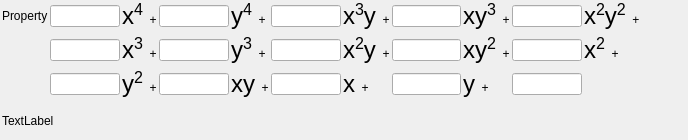
<?xml version="1.0" encoding="UTF-8"?>
<ui version="4.0">
 <class>FourthOrderPolynomialWidget</class>
 <widget class="QFrame" name="FourthOrderPolynomialWidget">
  <property name="geometry">
   <rect>
    <x>0</x>
    <y>0</y>
    <width>688</width>
    <height>140</height>
   </rect>
  </property>
  <layout class="QGridLayout" name="gridLayout_2">
   <property name="leftMargin">
    <number>2</number>
   </property>
   <property name="topMargin">
    <number>2</number>
   </property>
   <property name="rightMargin">
    <number>2</number>
   </property>
   <property name="bottomMargin">
    <number>2</number>
   </property>
   <property name="horizontalSpacing">
    <number>2</number>
   </property>
   <item row="1" column="4">
    <widget class="SVLineEdit" name="c04">
     <property name="minimumSize">
      <size>
       <width>50</width>
       <height>0</height>
      </size>
     </property>
     <property name="maximumSize">
      <size>
       <width>75</width>
       <height>16777215</height>
      </size>
     </property>
    </widget>
   </item>
   <item row="1" column="7">
    <widget class="QLabel" name="label_14">
     <property name="text">
      <string>&lt;html&gt;&lt;head/&gt;&lt;body&gt;&lt;p&gt;&lt;span style=&quot; font-size:18pt;&quot;&gt;x&lt;/span&gt;&lt;span style=&quot;font-size:18pt; vertical-align:super;&quot;&gt;3&lt;/span&gt;&lt;span style=&quot;font-size:18pt;&quot;&gt;y&lt;/span&gt;&amp;nbsp;&amp;nbsp;+&lt;/p&gt;&lt;/body&gt;&lt;/html&gt;</string>
     </property>
    </widget>
   </item>
   <item row="1" column="8">
    <widget class="SVLineEdit" name="c13">
     <property name="minimumSize">
      <size>
       <width>50</width>
       <height>0</height>
      </size>
     </property>
     <property name="maximumSize">
      <size>
       <width>75</width>
       <height>16777215</height>
      </size>
     </property>
    </widget>
   </item>
   <item row="1" column="11">
    <widget class="QLabel" name="label_16">
     <property name="text">
      <string>&lt;html&gt;&lt;head/&gt;&lt;body&gt;&lt;p&gt;&lt;span style=&quot; font-size:18pt;&quot;&gt;x&lt;/span&gt;&lt;span style=&quot; font-size:18pt; vertical-align:super;&quot;&gt;2&lt;/span&gt;&lt;span style=&quot; font-size:18pt;&quot;&gt;y&lt;/span&gt;&lt;span style=&quot; font-size:18pt; vertical-align:super;&quot;&gt;2&lt;/span&gt;&amp;nbsp;&amp;nbsp;+&lt;/p&gt;&lt;/body&gt;&lt;/html&gt;</string>
     </property>
    </widget>
   </item>
   <item row="1" column="2">
    <widget class="SVLineEdit" name="c40">
     <property name="minimumSize">
      <size>
       <width>50</width>
       <height>0</height>
      </size>
     </property>
     <property name="maximumSize">
      <size>
       <width>75</width>
       <height>16777215</height>
      </size>
     </property>
    </widget>
   </item>
   <item row="4" column="26">
    <widget class="QLabel" name="label_7">
     <property name="text">
      <string/>
     </property>
    </widget>
   </item>
   <item row="1" column="10">
    <widget class="SVLineEdit" name="c22">
     <property name="minimumSize">
      <size>
       <width>50</width>
       <height>0</height>
      </size>
     </property>
     <property name="maximumSize">
      <size>
       <width>75</width>
       <height>16777215</height>
      </size>
     </property>
    </widget>
   </item>
   <item row="1" column="6">
    <widget class="SVLineEdit" name="c31">
     <property name="minimumSize">
      <size>
       <width>50</width>
       <height>0</height>
      </size>
     </property>
     <property name="maximumSize">
      <size>
       <width>75</width>
       <height>16777215</height>
      </size>
     </property>
    </widget>
   </item>
   <item row="1" column="9">
    <widget class="QLabel" name="label_15">
     <property name="text">
      <string>&lt;html&gt;&lt;head/&gt;&lt;body&gt;&lt;p&gt;&lt;span style=&quot; font-size:18pt;&quot;&gt;xy&lt;/span&gt;&lt;span style=&quot; font-size:18pt; vertical-align:super;&quot;&gt;3&lt;/span&gt;&amp;nbsp;&amp;nbsp;+&lt;/p&gt;&lt;/body&gt;&lt;/html&gt;</string>
     </property>
    </widget>
   </item>
   <item row="1" column="5">
    <widget class="QLabel" name="label_13">
     <property name="text">
      <string>&lt;html&gt;&lt;head/&gt;&lt;body&gt;&lt;p&gt;&lt;span style=&quot; font-size:18pt;&quot;&gt;y&lt;/span&gt;&lt;span style=&quot; font-size:18pt; vertical-align:super;&quot;&gt;4&lt;/span&gt;&amp;nbsp;&amp;nbsp;+&lt;/p&gt;&lt;/body&gt;&lt;/html&gt;</string>
     </property>
    </widget>
   </item>
   <item row="1" column="3">
    <widget class="QLabel" name="label_12">
     <property name="text">
      <string>&lt;html&gt;&lt;head/&gt;&lt;body&gt;&lt;p&gt;&lt;span style=&quot; font-size:18pt;&quot;&gt;x&lt;/span&gt;&lt;span style=&quot; font-size:18pt; vertical-align:super;&quot;&gt;4&lt;/span&gt;&amp;nbsp;&amp;nbsp;+&lt;/p&gt;&lt;/body&gt;&lt;/html&gt;</string>
     </property>
    </widget>
   </item>
   <item row="1" column="1">
    <widget class="QLabel" name="label">
     <property name="text">
      <string>Property</string>
     </property>
    </widget>
   </item>
   <item row="3" column="2">
    <widget class="SVLineEdit" name="c02">
     <property name="minimumSize">
      <size>
       <width>50</width>
       <height>0</height>
      </size>
     </property>
     <property name="maximumSize">
      <size>
       <width>75</width>
       <height>16777215</height>
      </size>
     </property>
    </widget>
   </item>
   <item row="3" column="3">
    <widget class="QLabel" name="label_3">
     <property name="text">
      <string>&lt;html&gt;&lt;head/&gt;&lt;body&gt;&lt;p&gt;&lt;span style=&quot; font-size:18pt;&quot;&gt;y&lt;/span&gt;&lt;span style=&quot; font-size:18pt; vertical-align:super;&quot;&gt;2&lt;/span&gt;&amp;nbsp;&amp;nbsp;+&lt;/p&gt;&lt;/body&gt;&lt;/html&gt;</string>
     </property>
    </widget>
   </item>
   <item row="3" column="4">
    <widget class="SVLineEdit" name="c11">
     <property name="minimumSize">
      <size>
       <width>50</width>
       <height>0</height>
      </size>
     </property>
     <property name="maximumSize">
      <size>
       <width>75</width>
       <height>16777215</height>
      </size>
     </property>
     <property name="text">
      <string/>
     </property>
    </widget>
   </item>
   <item row="3" column="5">
    <widget class="QLabel" name="label_4">
     <property name="text">
      <string>&lt;html&gt;&lt;head/&gt;&lt;body&gt;&lt;p&gt;&lt;span style=&quot; font-size:18pt;&quot;&gt;xy&lt;/span&gt;&amp;nbsp;&amp;nbsp;+&lt;/p&gt;&lt;/body&gt;&lt;/html&gt;</string>
     </property>
    </widget>
   </item>
   <item row="3" column="6">
    <widget class="SVLineEdit" name="c10">
     <property name="minimumSize">
      <size>
       <width>50</width>
       <height>0</height>
      </size>
     </property>
     <property name="maximumSize">
      <size>
       <width>75</width>
       <height>16777215</height>
      </size>
     </property>
    </widget>
   </item>
   <item row="3" column="7">
    <widget class="QLabel" name="label_5">
     <property name="text">
      <string>&lt;html&gt;&lt;head/&gt;&lt;body&gt;&lt;p&gt;&lt;span style=&quot; font-size:18pt;&quot;&gt;x&lt;/span&gt;&amp;nbsp;&amp;nbsp;+&lt;/p&gt;&lt;/body&gt;&lt;/html&gt;</string>
     </property>
    </widget>
   </item>
   <item row="3" column="8">
    <widget class="SVLineEdit" name="c01">
     <property name="minimumSize">
      <size>
       <width>50</width>
       <height>0</height>
      </size>
     </property>
     <property name="maximumSize">
      <size>
       <width>75</width>
       <height>16777215</height>
      </size>
     </property>
    </widget>
   </item>
   <item row="3" column="9">
    <widget class="QLabel" name="label_6">
     <property name="text">
      <string>&lt;html&gt;&lt;head/&gt;&lt;body&gt;&lt;p&gt;&lt;span style=&quot; font-size:18pt;&quot;&gt;y&lt;/span&gt;&amp;nbsp;&amp;nbsp;+&lt;/p&gt;&lt;/body&gt;&lt;/html&gt;</string>
     </property>
    </widget>
   </item>
   <item row="3" column="10">
    <widget class="SVLineEdit" name="c00">
     <property name="minimumSize">
      <size>
       <width>50</width>
       <height>0</height>
      </size>
     </property>
     <property name="maximumSize">
      <size>
       <width>75</width>
       <height>16777215</height>
      </size>
     </property>
    </widget>
   </item>
   <item row="2" column="11">
    <widget class="QLabel" name="label_2">
     <property name="text">
      <string>&lt;html&gt;&lt;head/&gt;&lt;body&gt;&lt;p&gt;&lt;span style=&quot; font-size:18pt;&quot;&gt;x&lt;/span&gt;&lt;span style=&quot; font-size:18pt; vertical-align:super;&quot;&gt;2&lt;/span&gt;&amp;nbsp;&amp;nbsp;+&lt;/p&gt;&lt;/body&gt;&lt;/html&gt;</string>
     </property>
    </widget>
   </item>
   <item row="2" column="10">
    <widget class="SVLineEdit" name="c20">
     <property name="minimumSize">
      <size>
       <width>50</width>
       <height>0</height>
      </size>
     </property>
     <property name="maximumSize">
      <size>
       <width>75</width>
       <height>16777215</height>
      </size>
     </property>
    </widget>
   </item>
   <item row="2" column="9">
    <widget class="QLabel" name="label_11">
     <property name="text">
      <string>&lt;html&gt;&lt;head/&gt;&lt;body&gt;&lt;p&gt;&lt;span style=&quot; font-size:18pt;&quot;&gt;xy&lt;/span&gt;&lt;span style=&quot; font-size:18pt; vertical-align:super;&quot;&gt;2&lt;/span&gt;&amp;nbsp;&amp;nbsp;+&lt;/p&gt;&lt;/body&gt;&lt;/html&gt;</string>
     </property>
    </widget>
   </item>
   <item row="2" column="8">
    <widget class="SVLineEdit" name="c12">
     <property name="minimumSize">
      <size>
       <width>50</width>
       <height>0</height>
      </size>
     </property>
     <property name="maximumSize">
      <size>
       <width>75</width>
       <height>16777215</height>
      </size>
     </property>
    </widget>
   </item>
   <item row="2" column="7">
    <widget class="QLabel" name="label_10">
     <property name="text">
      <string>&lt;html&gt;&lt;head/&gt;&lt;body&gt;&lt;p&gt;&lt;span style=&quot; font-size:18pt;&quot;&gt;x&lt;/span&gt;&lt;span style=&quot; font-size:18pt; vertical-align:super;&quot;&gt;2&lt;/span&gt;&lt;span style=&quot; font-size:18pt;&quot;&gt;y&lt;/span&gt;&amp;nbsp;&amp;nbsp;+&lt;/p&gt;&lt;/body&gt;&lt;/html&gt;</string>
     </property>
    </widget>
   </item>
   <item row="2" column="6">
    <widget class="SVLineEdit" name="c21">
     <property name="minimumSize">
      <size>
       <width>50</width>
       <height>0</height>
      </size>
     </property>
     <property name="maximumSize">
      <size>
       <width>75</width>
       <height>16777215</height>
      </size>
     </property>
    </widget>
   </item>
   <item row="2" column="5">
    <widget class="QLabel" name="label_9">
     <property name="text">
      <string>&lt;html&gt;&lt;head/&gt;&lt;body&gt;&lt;p&gt;&lt;span style=&quot; font-size:18pt;&quot;&gt;y&lt;/span&gt;&lt;span style=&quot; font-size:18pt; vertical-align:super;&quot;&gt;3&lt;/span&gt;&amp;nbsp;&amp;nbsp;+&lt;/p&gt;&lt;/body&gt;&lt;/html&gt;</string>
     </property>
    </widget>
   </item>
   <item row="2" column="4">
    <widget class="SVLineEdit" name="c03">
     <property name="minimumSize">
      <size>
       <width>50</width>
       <height>0</height>
      </size>
     </property>
     <property name="maximumSize">
      <size>
       <width>75</width>
       <height>16777215</height>
      </size>
     </property>
    </widget>
   </item>
   <item row="2" column="3">
    <widget class="QLabel" name="label_8">
     <property name="text">
      <string>&lt;html&gt;&lt;head/&gt;&lt;body&gt;&lt;p&gt;&lt;span style=&quot; font-size:18pt;&quot;&gt;x&lt;/span&gt;&lt;span style=&quot; font-size:18pt; vertical-align:super;&quot;&gt;3&lt;/span&gt;&amp;nbsp;&amp;nbsp;+&lt;/p&gt;&lt;/body&gt;&lt;/html&gt;</string>
     </property>
    </widget>
   </item>
   <item row="2" column="2">
    <widget class="SVLineEdit" name="c30">
     <property name="minimumSize">
      <size>
       <width>50</width>
       <height>0</height>
      </size>
     </property>
     <property name="maximumSize">
      <size>
       <width>75</width>
       <height>16777215</height>
      </size>
     </property>
    </widget>
   </item>
   <item row="2" column="12">
    <spacer name="horizontalSpacer_3">
     <property name="orientation">
      <enum>Qt::Horizontal</enum>
     </property>
     <property name="sizeHint" stdset="0">
      <size>
       <width>40</width>
       <height>20</height>
      </size>
     </property>
    </spacer>
   </item>
   <item row="1" column="12">
    <spacer name="horizontalSpacer">
     <property name="orientation">
      <enum>Qt::Horizontal</enum>
     </property>
     <property name="sizeHint" stdset="0">
      <size>
       <width>40</width>
       <height>20</height>
      </size>
     </property>
    </spacer>
   </item>
   <item row="3" column="11" colspan="2">
    <spacer name="horizontalSpacer_2">
     <property name="orientation">
      <enum>Qt::Horizontal</enum>
     </property>
     <property name="sizeHint" stdset="0">
      <size>
       <width>40</width>
       <height>20</height>
      </size>
     </property>
    </spacer>
   </item>
   <item row="4" column="1" colspan="12">
    <widget class="QLabel" name="errorLabel">
     <property name="text">
      <string>TextLabel</string>
     </property>
     <property name="wordWrap">
      <bool>true</bool>
     </property>
    </widget>
   </item>
  </layout>
 </widget>
 <customwidgets>
  <customwidget>
   <class>SVLineEdit</class>
   <extends>QLineEdit</extends>
   <header location="global">SVControlWidgets.h</header>
  </customwidget>
 </customwidgets>
 <resources/>
 <connections/>
</ui>
